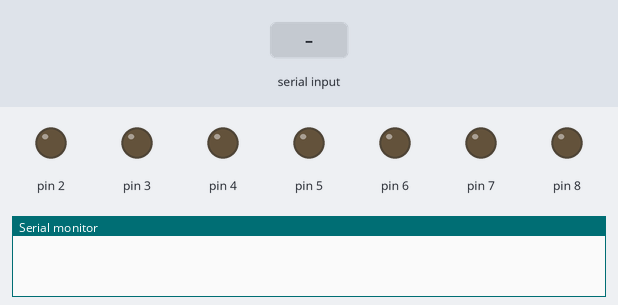
This sketch was run on a simulated Arduino Uno, built with avr-gcc and run on an emulated ATmega328P. Parts: output pins drawn as LEDs (lit = HIGH), the last lines printed to the serial monitor. Inputs (shaded band) come from the test bench.

Above: at 1.2 s.
1.3 s: "1" received over the second serial link
At 2.3 s:
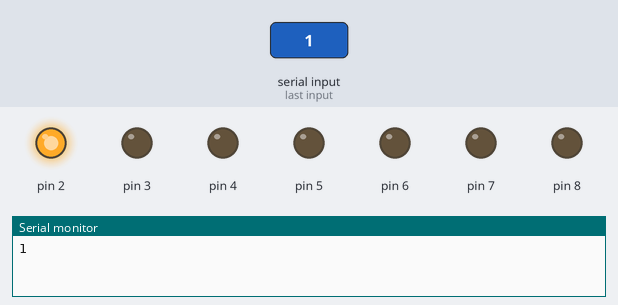
4.3 s: "2" received over the second serial link
At 4.6 s:
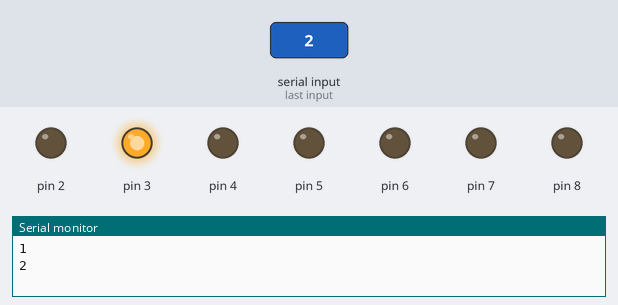
Timing chart, 0 to 7.8 s (numbered marks = the images above; inputs shaded):
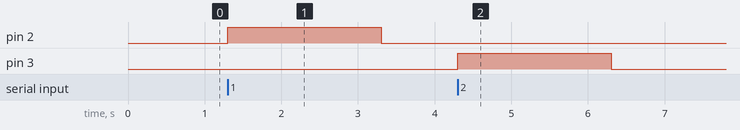

The sketch:

DropSlave.ino
```cpp
  // Libraries
  #include <SoftwareSerial.h>
  #include <string.h>

  // mySerial pins
  SoftwareSerial mySerial(12,13); // RX, TX

  void setup() {
    Serial.begin(9600);
    mySerial.begin(9600);
    pinMode(2, OUTPUT);
    pinMode(3, OUTPUT);
    pinMode(4, OUTPUT);
    pinMode(5, OUTPUT);
    pinMode(6, OUTPUT);
    pinMode(7, OUTPUT);
    pinMode(8, OUTPUT);
  }

  void loop() {
    String content = "";
    char character;
    while(mySerial.available()) {
        character = mySerial.read();
        content.concat(character);
    }

    if (content != "") {
      // Print code, set out to 0
      Serial.println(content);
      int out = 0;

      // Turn on LEDs corresponding to code
      if(content.indexOf('1')!=-1)
        digitalWrite(2,HIGH);
      if(content.indexOf('2')!=-1)
        digitalWrite(3,HIGH);
      if(content.indexOf('3')!=-1)
        digitalWrite(4,HIGH);
      if(content.indexOf('4')!=-1)
        digitalWrite(5,HIGH);
      if(content.indexOf('5')!=-1)
        digitalWrite(6,HIGH);
      if(content.indexOf('6')!=-1)
        digitalWrite(7,HIGH);
      if(content.indexOf('7')!=-1)
        digitalWrite(8,HIGH);

      // Wait for 2 seconds
      delay(2000);

      // Turn off LEDs
      if(content.indexOf('1')!=-1)
        digitalWrite(2,LOW);
      if(content.indexOf('2')!=-1)
        digitalWrite(3,LOW);
      if(content.indexOf('3')!=-1)
        digitalWrite(4,LOW);
      if(content.indexOf('4')!=-1)
        digitalWrite(5,LOW);
      if(content.indexOf('5')!=-1)
        digitalWrite(6,LOW);
      if(content.indexOf('6')!=-1)
        digitalWrite(7,LOW);
      if(content.indexOf('7')!=-1)
        digitalWrite(8,LOW);
    }
  }
```

Measured:
- after the input at 1.3 s, pin 2: LOW → HIGH at once, → LOW 2.0 s later
- after the input at 4.3 s, pin 3: LOW → HIGH at once, → LOW 2.0 s later
